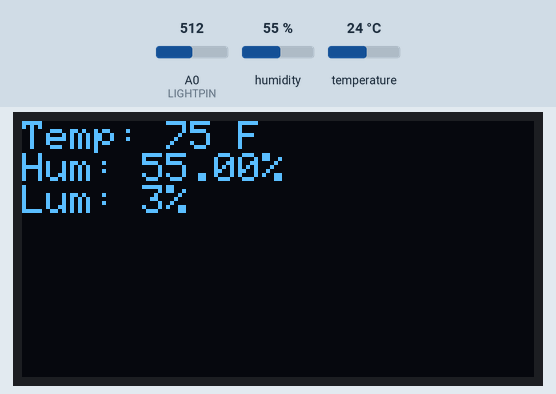
Recording of a sketch running on a simulated Arduino Uno, built with avr-gcc and run on an emulated ATmega328P. On the bench: 128×64 one-colour display. Inputs (shaded band) come from the test bench; at power-on: humidity 55 %, A0 (LIGHTPIN) = 512, temperature 24 °C.

Above: at 2.3 s.
2.4 s: humidity set to 22 %
At 4.2 s:
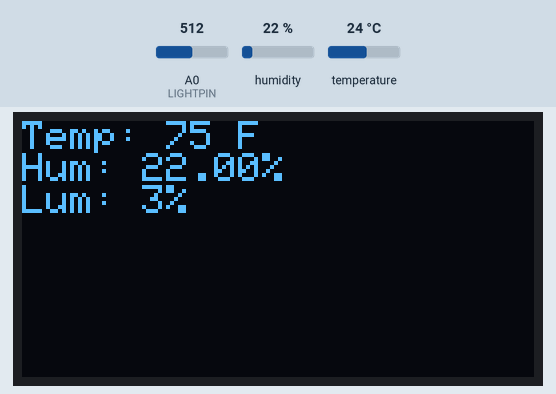
4.6 s: A0 (LIGHTPIN) set to 490
At 5.5 s:
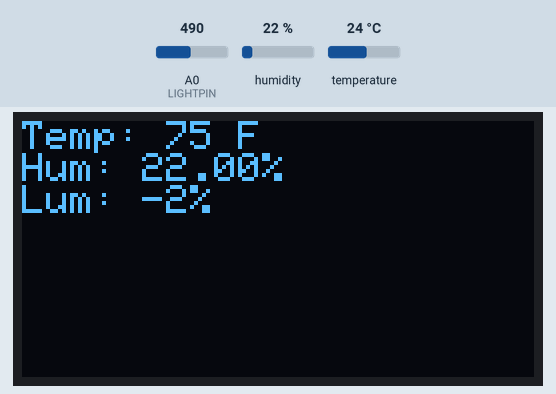
6.7 s: temperature set to 12 °C
At 8.9 s:
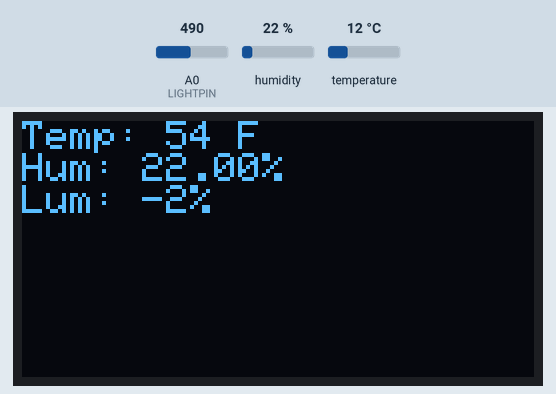
9.2 s: A0 (LIGHTPIN) set to 510
At 10.3 s:
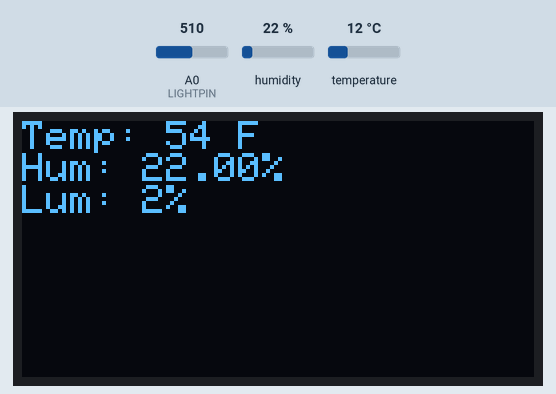
11.3 s: humidity set to 40 %
At 12.7 s:
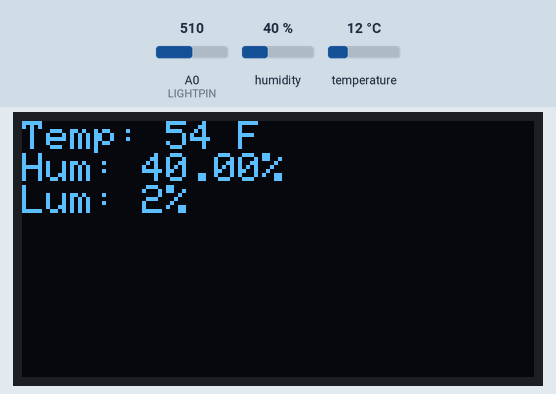
13.8 s: A0 (LIGHTPIN) set to 306
At 15.1 s:
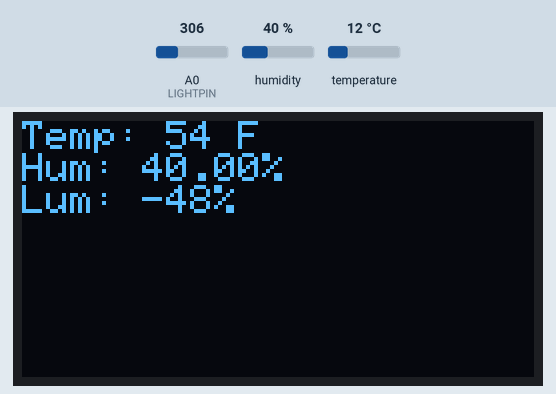
Timing chart, 0 to 16.8 s (numbered marks = the images above; inputs shaded):
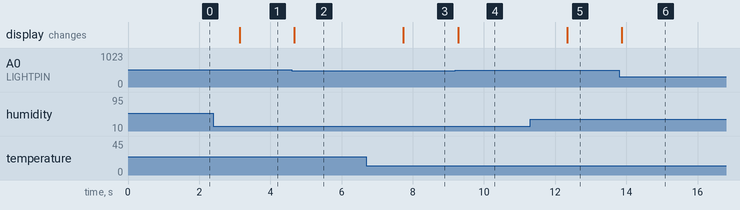

Measured:
- after the input at 2.4 s, the display: changes after 0.73 s (image 1)
- after the input at 4.6 s, the display: changes after 0.07 s (image 2)
- after the input at 6.7 s, the display: changes after 1.0 s (image 3)
- after the input at 9.2 s, the display: changes after 0.07 s (image 4)
- after the input at 11.3 s, the display: changes after 1.0 s (image 5)
- after the input at 13.8 s, the display: changes after 0.07 s (image 6)

The sketch:

TempHumLumSensor.ino
```cpp
/*
 * Tempurature Humidity and Luminance Sensor outputing to a SPI Screen
 *
 * Components
 * Adafruit Feather HuzzaH
 * DHT22
 * 27k Resistor
 * Photo Resistor
 * 10k Resistor
 * SSD1306 OLED Display
 *
 */


// DHT Libraries
#include <Adafruit_Sensor.h>
#include <DHT.h>
#include <DHT_U.h>
// Screen Libraries
#include <SPI.h>
#include <Wire.h>
//#include <Adafruit_GFX.h>
#include <Adafruit_SSD1306.h>

// Using SPI
// Screen Parameters
#define OLED_MOSI   14
#define OLED_CLK   12
#define OLED_DC    13
#define OLED_CS    15
#define OLED_RESET 16
Adafruit_SSD1306 display(OLED_MOSI, OLED_CLK, OLED_DC, OLED_RESET, OLED_CS);

#define NUMFLAKES 10
#define XPOS 0
#define YPOS 1
#define DELTAY 2

#define LOGO16_GLCD_HEIGHT 16
#define LOGO16_GLCD_WIDTH  16

// DHT Parameters (Tempurature Humitiy Sensor)
#define DHTPIN            2         // Pin which is connected to the DHT sensor.
#define DHTTYPE           DHT22     // DHT 22 (AM2302)

DHT_Unified dht(DHTPIN, DHTTYPE);

// Define Analogue Pin for Light Mesurement ESP-12 Max 1v
#define LIGHTPIN A0
#define MINLIGHT 500
#define MAXLIGHT 900

// Set rate of refresh in ms
#define REFRESHDELAY 1500

void setup() {
  //Serial.begin(9600);
  // Initialize DHT device.
  dht.begin();
  sensor_t sensor;

  // Intialize the Screen
  // by default, we'll generate the high voltage from the 3.3v line internally! (neat!)
  display.begin(SSD1306_SWITCHCAPVCC);
  display.setTextSize(1);
  display.setTextColor(WHITE);
}


void loop() {

  // Setup Display
  display.clearDisplay();
  display.setCursor(0,0);

  // Get temperature event and print its value.
  sensors_event_t event;
  dht.temperature().getEvent(&event);

  if (isnan(event.temperature)) {
    display.println("Error reading temperature!");
  }
  else {
    display.print("Temp: ");
    display.print((int)round(1.8*event.temperature+32));
    display.println(" F");
  }
  // Get humidity event and print its value.
  dht.humidity().getEvent(&event);
  if (isnan(event.relative_humidity)) {
    display.println("Error reading humidity!");
  }
  else {
    display.print("Hum: ");
    display.print(event.relative_humidity);
    display.println("%");
  }

  // Get Light Reading from Analogue Pin
  // ESP-12 Max 1v
  display.print("Lum: ");
  //display.print(analogRead(LIGHTPIN));
  display.print(map(analogRead(LIGHTPIN), MINLIGHT, MAXLIGHT, 0, 100));
  display.println("%");

  display.display();
  delay(REFRESHDELAY);

}
```
